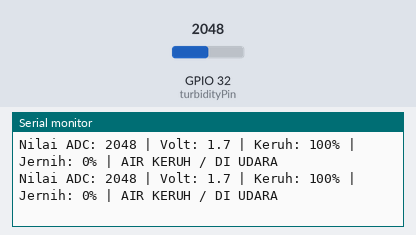
Simulated run of this sketch. Board: ESP32. Shown: the last lines printed to the serial monitor. The inputs (shaded band) are chosen by the test bench; at power-on: GPIO 32 (turbidityPin) = 2048.

Above: at 1.3 s.
1.4 s: GPIO 32 (turbidityPin) set to 3034
At 1.9 s:
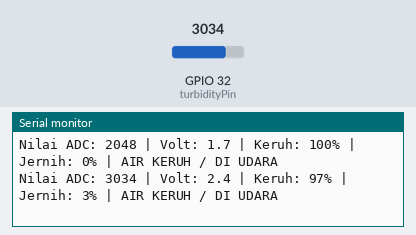
2.9 s: GPIO 32 (turbidityPin) set to 3167
At 3.4 s:
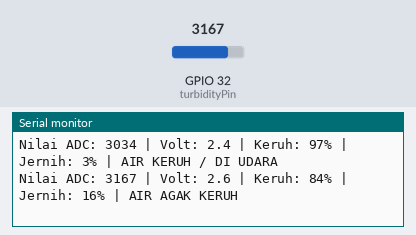
5.0 s: GPIO 32 (turbidityPin) set to 3331
At 5.4 s:
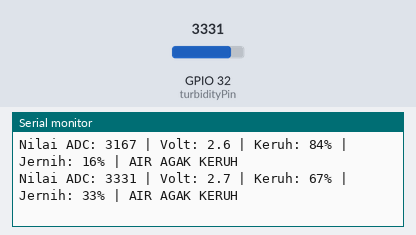
6.5 s: GPIO 32 (turbidityPin) set to 3428
At 6.9 s:
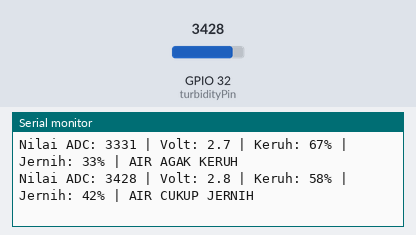
8.5 s: GPIO 32 (turbidityPin) set to 3667
At 8.9 s:
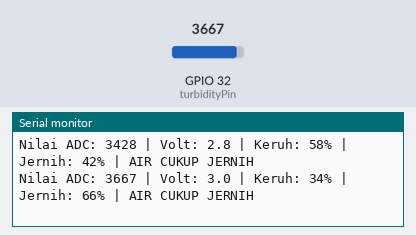
10.0 s: GPIO 32 (turbidityPin) set to 3750
At 10.4 s:
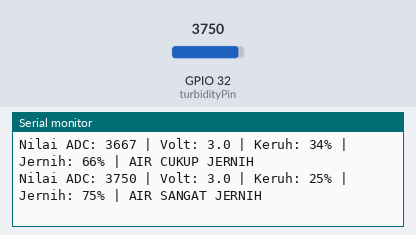

Measured:
- the behaviour switches between 3100 and 3101 on GPIO 32 (turbidityPin) (found by bisection; images 1 and 2)
- the behaviour switches between 3400 and 3401 on GPIO 32 (turbidityPin) (found by bisection; images 3 and 4)
- the behaviour switches between 3700 and 3701 on GPIO 32 (turbidityPin) (found by bisection; images 5 and 6)
- after the input at 1.4 s, the serial monitor: prints a new line after 0.11 s (image 1)
- after the input at 2.9 s, the serial monitor: prints a new line after 0.11 s (image 2)
- after the input at 5.0 s, the serial monitor: prints a new line at once (image 3)
- after the input at 6.5 s, the serial monitor: prints a new line at once (image 4)
- after the input at 8.5 s, the serial monitor: prints a new line at once (image 5)
- after the input at 10.0 s, the serial monitor: prints a new line at once (image 6)

The sketch:

test2.ino
```cpp
const int turbidityPin = 32;

// Set nilai threshold manual berdasarkan data Anda
const int nilaiJernih = 4000;   // Nilai untuk air sangat jernih
const int nilaiKeruh = 3000;    // Nilai untuk air keruh/udara

void setup() {
  Serial.begin(115200);
  Serial.println("=== Sensor Kekeruhan Air ===");
}

void loop() {
  int nilai = analogRead(turbidityPin);
  float tegangan = (nilai / 4095.0) * 3.3;

  // Hitung persen kekeruhan
  int persenKekeruhan;

  if (nilai >= nilaiJernih) {
    persenKekeruhan = 0;
  }
  else if (nilai <= nilaiKeruh) {
    persenKekeruhan = 100;
  }
  else {
    persenKekeruhan = map(nilai, nilaiKeruh, nilaiJernih, 100, 0);
  }

  int persenKejernihan = 100 - persenKekeruhan;

  // Output format sesuai permintaan
  Serial.print("Nilai ADC: ");
  Serial.print(nilai);
  Serial.print(" | Volt: ");
  Serial.print(tegangan, 1);
  Serial.print(" | Keruh: ");
  Serial.print(persenKekeruhan);
  Serial.print("% | Jernih: ");
  Serial.print(persenKejernihan);
  Serial.print("% | ");

  if (nilai <= 3100) {
    Serial.println("AIR KERUH / DI UDARA");
  }
  else if (nilai <= 3400) {
    Serial.println("AIR AGAK KERUH");
  }
  else if (nilai <= 3700) {
    Serial.println("AIR CUKUP JERNIH");
  }
  else {
    Serial.println("AIR SANGAT JERNIH");
  }

  delay(500);
}
```
